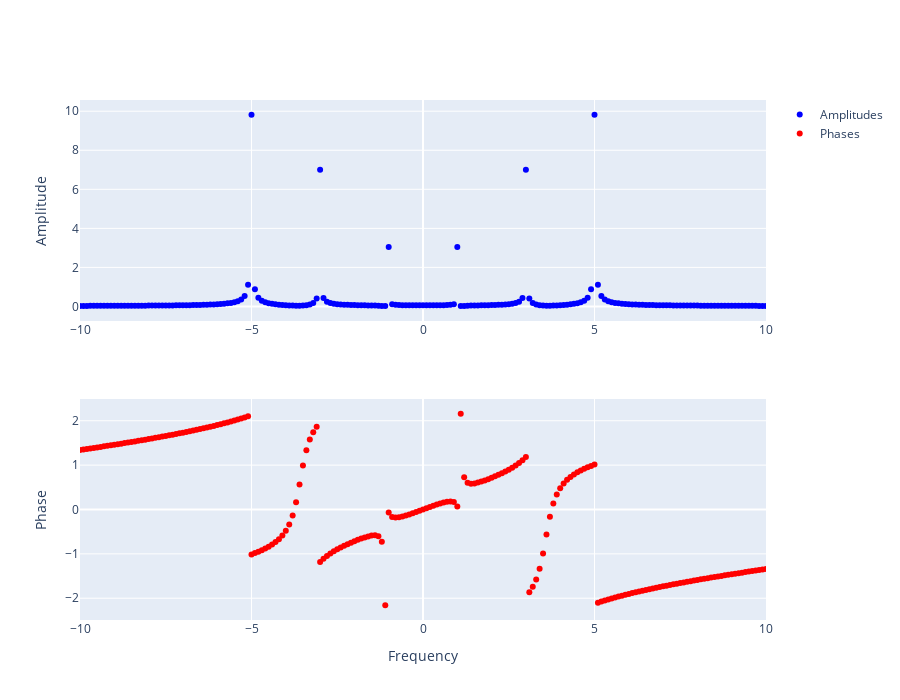

The notebook cell this image was saved under:
### Code cell
fig = make_subplots(rows=2, cols=1)

fig.add_trace(go.Scatter(x=frequencies,
                         y=amplitudes / (data.size // 2),
                         marker=dict(color='blue'),
                         name='Amplitudes',
                         mode='markers'),
              col=1, row=1)

fig.add_trace(go.Scatter(x=frequencies,
                         y=phases,
                         marker=dict(color='red'),
                         name='Phases',
                         mode='markers'),
              col=1, row=2)

fig.update_xaxes(title='', range=[-10, 10], col=1, row=1)
fig.update_yaxes(title='Amplitude', col=1, row=1)

fig.update_xaxes(title='Frequency', range=[-10, 10], col=1, row=2)
fig.update_yaxes(title='Phase', col=1, row=2)

fig.update_layout(height=700)

fig.show()

### Figure 1 — Plotly figure (JSON) as saved in the notebook; plotly's stock layout.template omitted (floating-point values rounded to 4 significant figures; data arrays with more than 128 entries replaced by an {"elided": "..."} marker saying what was removed)
{"data": [{"marker": {"color": "blue"}, "mode": "markers", "name": "Amplitudes", "type": "scatter", "x": {"elided": "500 float values"}, "xaxis": "x", "y": {"elided": "500 float values"}, "yaxis": "y"}, {"marker": {"color": "red"}, "mode": "markers", "name": "Phases", "type": "scatter", "x": {"elided": "500 float values"}, "xaxis": "x2", "y": {"elided": "500 float values"}, "yaxis": "y2"}], "layout": {"height": 700, "xaxis": {"anchor": "y", "domain": [0.0, 1.0], "range": [-10, 10], "title": {"text": ""}}, "xaxis2": {"anchor": "y2", "domain": [0.0, 1.0], "range": [-10, 10], "title": {"text": "Frequency"}}, "yaxis": {"anchor": "x", "domain": [0.575, 1.0], "title": {"text": "Amplitude"}}, "yaxis2": {"anchor": "x2", "domain": [0.0, 0.425], "title": {"text": "Phase"}}}}
